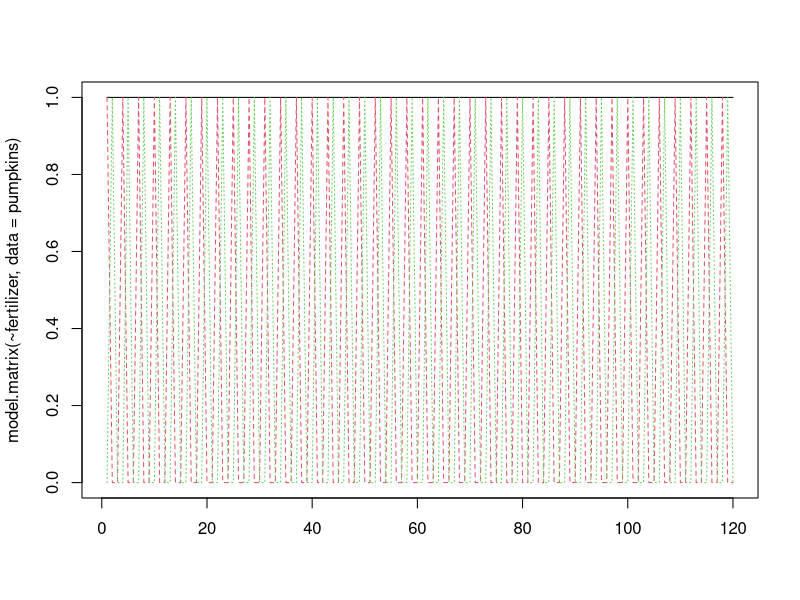
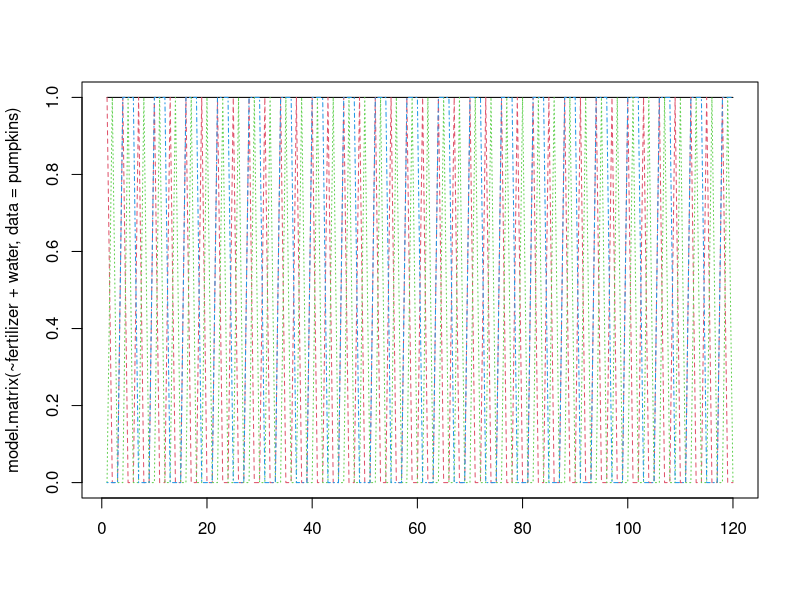
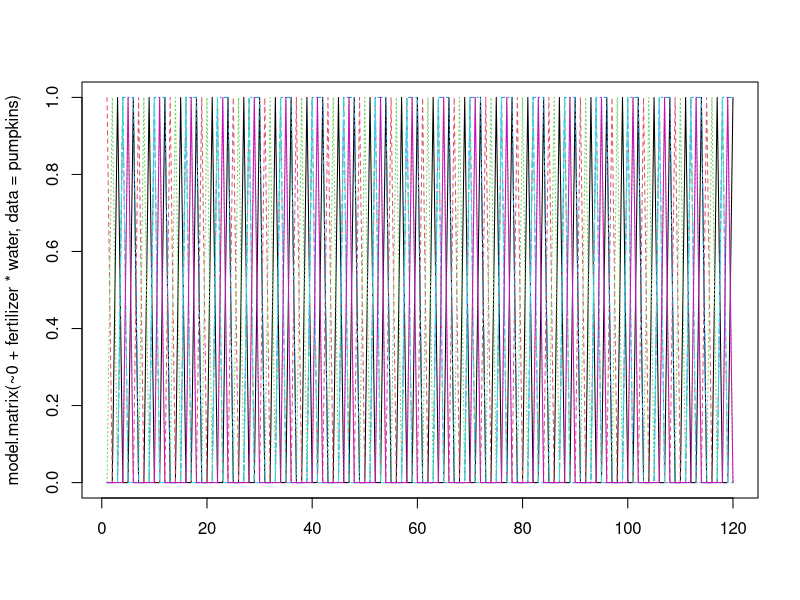

The R script that drew these images, in order:
## ---- chunk 1
fig.dim <- 4
knitr::opts_chunk$set(fig.width=2*fig.dim,
                      fig.height=fig.dim,
                      fig.align='center')
set.seed(23)
library(matrixStats)
library(tidyverse)
## ---- chunk 2
(pumpkins <- read.table("data/pumpkins.tsv"))
## ---- chunk 3
model.matrix(~ fertilizer, data=pumpkins)
## ---- chunk 4
matplot(
    model.matrix(~ fertilizer, data=pumpkins),
    type='l')
## ---- chunk 5
model.matrix(~ fertilizer + water, data=pumpkins)
## ---- chunk 6
matplot(
    model.matrix(~ fertilizer + water, data=pumpkins),
    type='l')
## ---- chunk 7
options(width=200)
model.matrix(~ 0 + fertilizer * water, data=pumpkins)
## ---- chunk 8
matplot(
    model.matrix(~ 0 + fertilizer * water, data=pumpkins),
    type='l')
## ---- chunk 9
summary(lm(weight ~ fertilizer + water, data=pumpkins))
